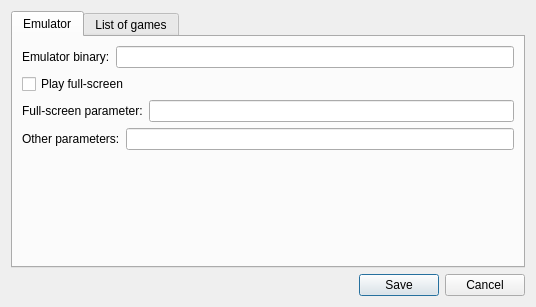
<?xml version="1.0" encoding="UTF-8"?>
<ui version="4.0">
 <class>PreferencesDialog</class>
 <widget class="QDialog" name="PreferencesDialog">
  <property name="geometry">
   <rect>
    <x>0</x>
    <y>0</y>
    <width>536</width>
    <height>307</height>
   </rect>
  </property>
  <property name="minimumSize">
   <size>
    <width>400</width>
    <height>200</height>
   </size>
  </property>
  <property name="windowTitle">
   <string>Preferences</string>
  </property>
  <layout class="QVBoxLayout" name="verticalLayout">
   <item>
    <widget class="QTabWidget" name="tabWidget">
     <property name="currentIndex">
      <number>0</number>
     </property>
     <widget class="QWidget" name="tab">
      <attribute name="title">
       <string>Emulator</string>
      </attribute>
      <layout class="QVBoxLayout" name="verticalLayout_2">
       <item>
        <layout class="QHBoxLayout" name="horizontalLayout_2">
         <item>
          <widget class="QLabel" name="label">
           <property name="text">
            <string>Emulator binary:</string>
           </property>
          </widget>
         </item>
         <item>
          <widget class="QLineEdit" name="emulatorLineEdit"/>
         </item>
        </layout>
       </item>
       <item>
        <layout class="QHBoxLayout" name="horizontalLayout_3">
         <item>
          <widget class="QCheckBox" name="fullScreenCheckBox">
           <property name="text">
            <string>Play full-screen</string>
           </property>
          </widget>
         </item>
        </layout>
       </item>
       <item>
        <layout class="QHBoxLayout" name="horizontalLayout_9">
         <item>
          <widget class="QLabel" name="label_2">
           <property name="text">
            <string>Full-screen parameter:</string>
           </property>
          </widget>
         </item>
         <item>
          <widget class="QLineEdit" name="fullScreenParameterLineEdit"/>
         </item>
        </layout>
       </item>
       <item>
        <layout class="QHBoxLayout" name="horizontalLayout_4">
         <item>
          <widget class="QLabel" name="label_3">
           <property name="text">
            <string>Other parameters:</string>
           </property>
          </widget>
         </item>
         <item>
          <widget class="QLineEdit" name="otherParametersLineEdit"/>
         </item>
        </layout>
       </item>
       <item>
        <spacer name="verticalSpacer">
         <property name="orientation">
          <enum>Qt::Vertical</enum>
         </property>
         <property name="sizeHint" stdset="0">
          <size>
           <width>20</width>
           <height>40</height>
          </size>
         </property>
        </spacer>
       </item>
      </layout>
     </widget>
     <widget class="QWidget" name="tab_2">
      <attribute name="title">
       <string>List of games</string>
      </attribute>
      <layout class="QVBoxLayout" name="verticalLayout_3">
       <item>
        <layout class="QHBoxLayout" name="horizontalLayout_6">
         <item>
          <widget class="QLabel" name="label_4">
           <property name="text">
            <string>Roms directory:</string>
           </property>
          </widget>
         </item>
         <item>
          <widget class="QLineEdit" name="romsDirectoryLineEdit"/>
         </item>
        </layout>
       </item>
       <item>
        <layout class="QHBoxLayout" name="horizontalLayout_7">
         <item>
          <widget class="QLabel" name="label_5">
           <property name="text">
            <string>Images directory:</string>
           </property>
          </widget>
         </item>
         <item>
          <widget class="QLineEdit" name="imagesDirectoryLineEdit"/>
         </item>
        </layout>
       </item>
       <item>
        <layout class="QHBoxLayout" name="horizontalLayout_5">
         <item>
          <widget class="QCheckBox" name="playMusicCheckBox">
           <property name="sizePolicy">
            <sizepolicy hsizetype="Maximum" vsizetype="Fixed">
             <horstretch>0</horstretch>
             <verstretch>0</verstretch>
            </sizepolicy>
           </property>
           <property name="text">
            <string>Play music</string>
           </property>
          </widget>
         </item>
         <item>
          <spacer name="horizontalSpacer_2">
           <property name="orientation">
            <enum>Qt::Horizontal</enum>
           </property>
           <property name="sizeType">
            <enum>QSizePolicy::Maximum</enum>
           </property>
           <property name="sizeHint" stdset="0">
            <size>
             <width>10</width>
             <height>20</height>
            </size>
           </property>
          </spacer>
         </item>
         <item>
          <widget class="QCheckBox" name="resumeMusicCheckBox">
           <property name="text">
            <string>Resume music when a game is exited</string>
           </property>
          </widget>
         </item>
        </layout>
       </item>
       <item>
        <layout class="QHBoxLayout" name="horizontalLayout_8">
         <item>
          <widget class="QLabel" name="label_6">
           <property name="text">
            <string>Music directory:</string>
           </property>
          </widget>
         </item>
         <item>
          <widget class="QLineEdit" name="musicDirectoryLineEdit"/>
         </item>
        </layout>
       </item>
       <item>
        <spacer name="verticalSpacer_2">
         <property name="orientation">
          <enum>Qt::Vertical</enum>
         </property>
         <property name="sizeHint" stdset="0">
          <size>
           <width>20</width>
           <height>40</height>
          </size>
         </property>
        </spacer>
       </item>
      </layout>
     </widget>
    </widget>
   </item>
   <item>
    <layout class="QHBoxLayout" name="horizontalLayout">
     <item>
      <spacer name="horizontalSpacer">
       <property name="orientation">
        <enum>Qt::Horizontal</enum>
       </property>
       <property name="sizeHint" stdset="0">
        <size>
         <width>40</width>
         <height>20</height>
        </size>
       </property>
      </spacer>
     </item>
     <item>
      <widget class="QPushButton" name="saveButton">
       <property name="text">
        <string>Save</string>
       </property>
       <property name="default">
        <bool>true</bool>
       </property>
      </widget>
     </item>
     <item>
      <widget class="QPushButton" name="cancelButton">
       <property name="text">
        <string>Cancel</string>
       </property>
      </widget>
     </item>
    </layout>
   </item>
  </layout>
 </widget>
 <resources/>
 <connections>
  <connection>
   <sender>cancelButton</sender>
   <signal>clicked()</signal>
   <receiver>PreferencesDialog</receiver>
   <slot>close()</slot>
   <hints>
    <hint type="sourcelabel">
     <x>337</x>
     <y>273</y>
    </hint>
    <hint type="destinationlabel">
     <x>199</x>
     <y>149</y>
    </hint>
   </hints>
  </connection>
  <connection>
   <sender>fullScreenCheckBox</sender>
   <signal>clicked(bool)</signal>
   <receiver>label_2</receiver>
   <slot>setEnabled(bool)</slot>
   <hints>
    <hint type="sourcelabel">
     <x>91</x>
     <y>110</y>
    </hint>
    <hint type="destinationlabel">
     <x>288</x>
     <y>110</y>
    </hint>
   </hints>
  </connection>
  <connection>
   <sender>fullScreenCheckBox</sender>
   <signal>clicked(bool)</signal>
   <receiver>fullScreenParameterLineEdit</receiver>
   <slot>setEnabled(bool)</slot>
   <hints>
    <hint type="sourcelabel">
     <x>91</x>
     <y>110</y>
    </hint>
    <hint type="destinationlabel">
     <x>424</x>
     <y>110</y>
    </hint>
   </hints>
  </connection>
 </connections>
</ui>
